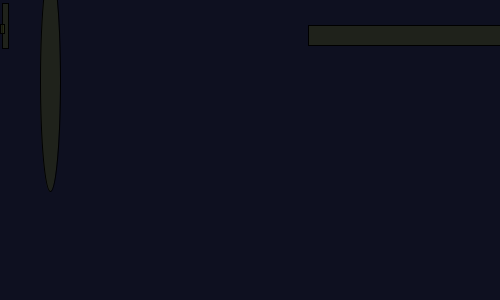
Frame 1 (no input)
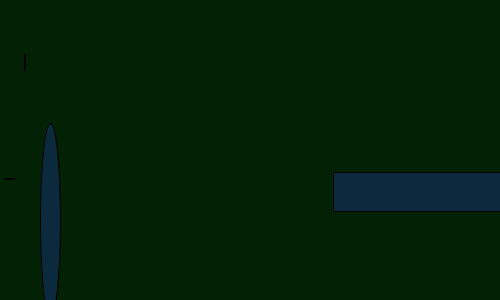
Frame 60 (the mouse pressed at the canvas centre just before this capture)
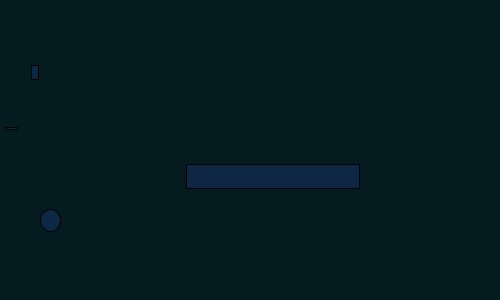
Frame 120 (the mouse held since frame 60 and released just before this capture)

The Processing sketch that drew these frames (run headless with seeded random() and noise(); from frame 60 on, the mouse is pressed at the canvas centre):

// Processing sketch: processing_25129
// ── processing_25129.pde

float x=10;
float y=100;
float yspeed =-1;
float xspeed = 1;


void setup() {
  size(500,300);
  background(0);
  x = random(300);
  y=random(300);
  xspeed = random(30);
  yspeed = random(10);
}
void draw() {
  background(random(17),random(52),random(72));

  if(x >= 300-30) {

    xspeed =xspeed*-1 ;
  }
  if(x<=30){
  xspeed = xspeed*-1;
}

if(y >= 300-10) {
  yspeed = yspeed* -1;
 
}

if(y<=10){
yspeed= yspeed*-1;
}

x = x + xspeed;
y = y + yspeed;


fill(random(101),random(183),random(232),100);
ellipse(50,y,20,x);
 rect(random(10),random(200),random(20),random(100));
  rect(random(500),random(250),random(250),random(50));
  rect(random(50),random(100),random(10),random(20));
}

  
  
